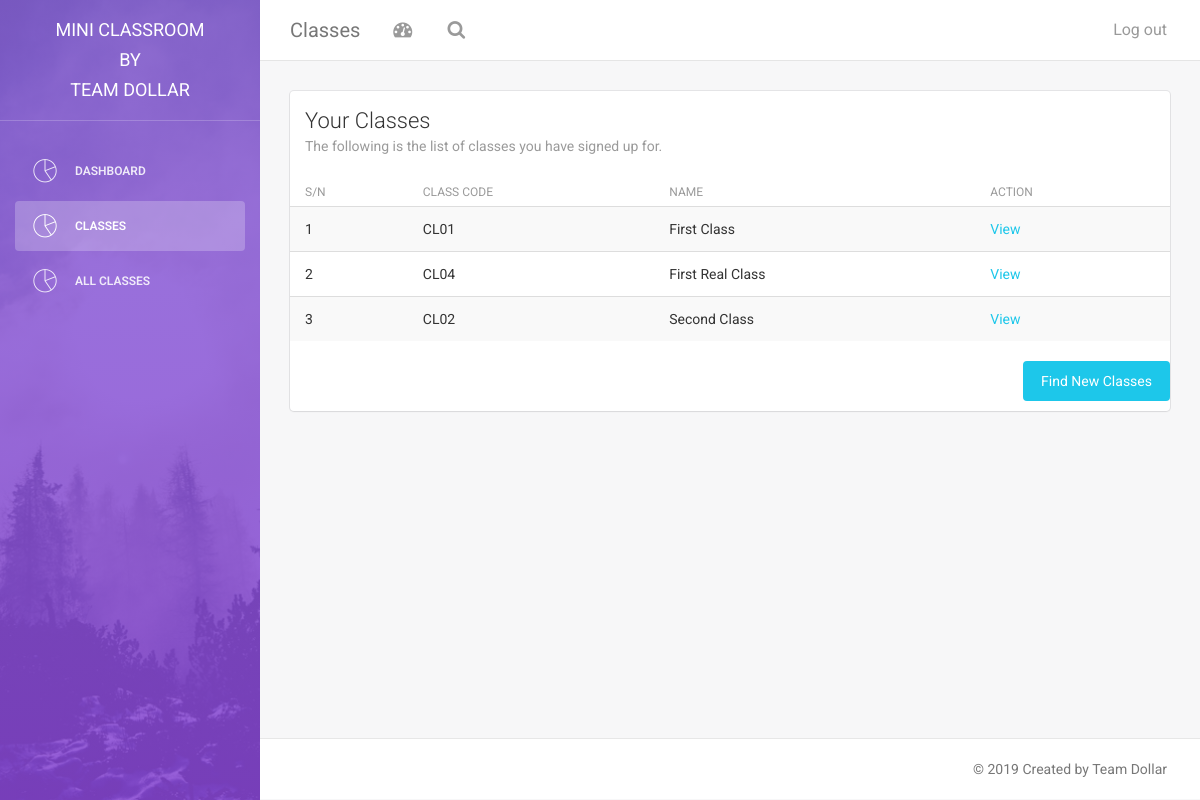
The app's page /students/classes.php (signed in) with its own data.
### tables this page shows
CREATE TABLE `student_classes` (
  `scid` int(11) NOT NULL,
  `sid` varchar(255) NOT NULL,
  `cid` varchar(255) NOT NULL
);

CREATE TABLE `classes` (
  `cid` int(11) NOT NULL,
  `name` varchar(255) NOT NULL,
  `teacherId` int(11) NOT NULL COMMENT 'this is the teacher id',
  `description` text,
  `students` varchar(255) DEFAULT NULL,
  `date_added` timestamp NULL DEFAULT NULL
);

### students/api/get-classes.php (called while the page is built, shortened)
<?php
require "db/db.php";
$sid = $_SESSION["id"];
$sid = ($sid ? mysqli_real_escape_string($conn, $sid) : "");
$where = "";
if($sid){
  $where = " WHERE `student_classes`.`sid` = $sid";
}
$sql = "SELECT student_classes.scid, student_classes.sid, classes.cid, classes.name FROM student_classes INNER JOIN classes ON student_classes.cid =classes.cid $where";
$result = $conn->query($sql);
$feedback = array();
if($result === FALSE){
  echo $conn->error;
} else if ($result->num_rows > 0) {
  while($row = $result->fetch_assoc()) {
      $feedback[] = $row;
  }
} else {
}
?>

### students/classes.php (the view, shortened to what this page needs)
<?php
    require "page-parts/html_header.php";
?>
<body>
<div class="wrapper">
    <?php
        require "page-parts/sidebar.php";
    ?>
    <div class="main-panel">
        <?php
            require "page-parts/navbar.php";
        ?>
        <div class="content">
            <div class="container-fluid">
                <div class="row">
                    <div class="col-md-12">
                        <div class="card">
                            <div class="header">
                                <h4 class="title">Your Classes</h4>
                                <p class="category">The following is the list of classes you have signed up for.</p>
                            </div>
                            <div class="content table-responsive table-full-width">
                                <?php
                                    require "api/get-classes.php"
                                ?>
                                <table class="table table-hover table-striped">
                                    <thead>
                                        <th>S/N</th>
                                        <th>Class Code</th>
                                        <th>Name</th>
                                        <th>Action</th>
                                    </thead>
                                    <tbody>
                                        <?php
                                            for($i = 0; $i < count($feedback); $i++) {
                                                $row = $feedback[$i];
                                        ?>
                                              <tr>
                                                <td><?php echo ($i+1); ?></td>
                                                <td>CL0<?php echo $row["cid"]; ?></td>
                                                <td><?php echo $row["name"] ?></td>
                                                <td><a href="class-view.php?cid=<?php echo $row["cid"]; ?>">View</a></td>
                                              </tr>
                                        <?php
                                            }
                                        ?>
                                    </tbody>
                                </table>
                                <a href="new-classes-view.php" class="btn btn-info btn-fill pull-right">Find New Classes</a>
                                <div class="clearfix"></div>
                            </div>
                        </div>
                    </div>
                </div>
            </div>
        </div>
        <?php
            require "page-parts/html_footer.php";
        ?>
    </div>
</div>
</body>
</html>

### records on screen
student_classes: cid.cid "1", cid.name "First Class"
student_classes: cid.cid "4", cid.name "First Real Class"
student_classes: cid.cid "2", cid.name "Second Class"

### other values on screen
$page_title "Classes"
